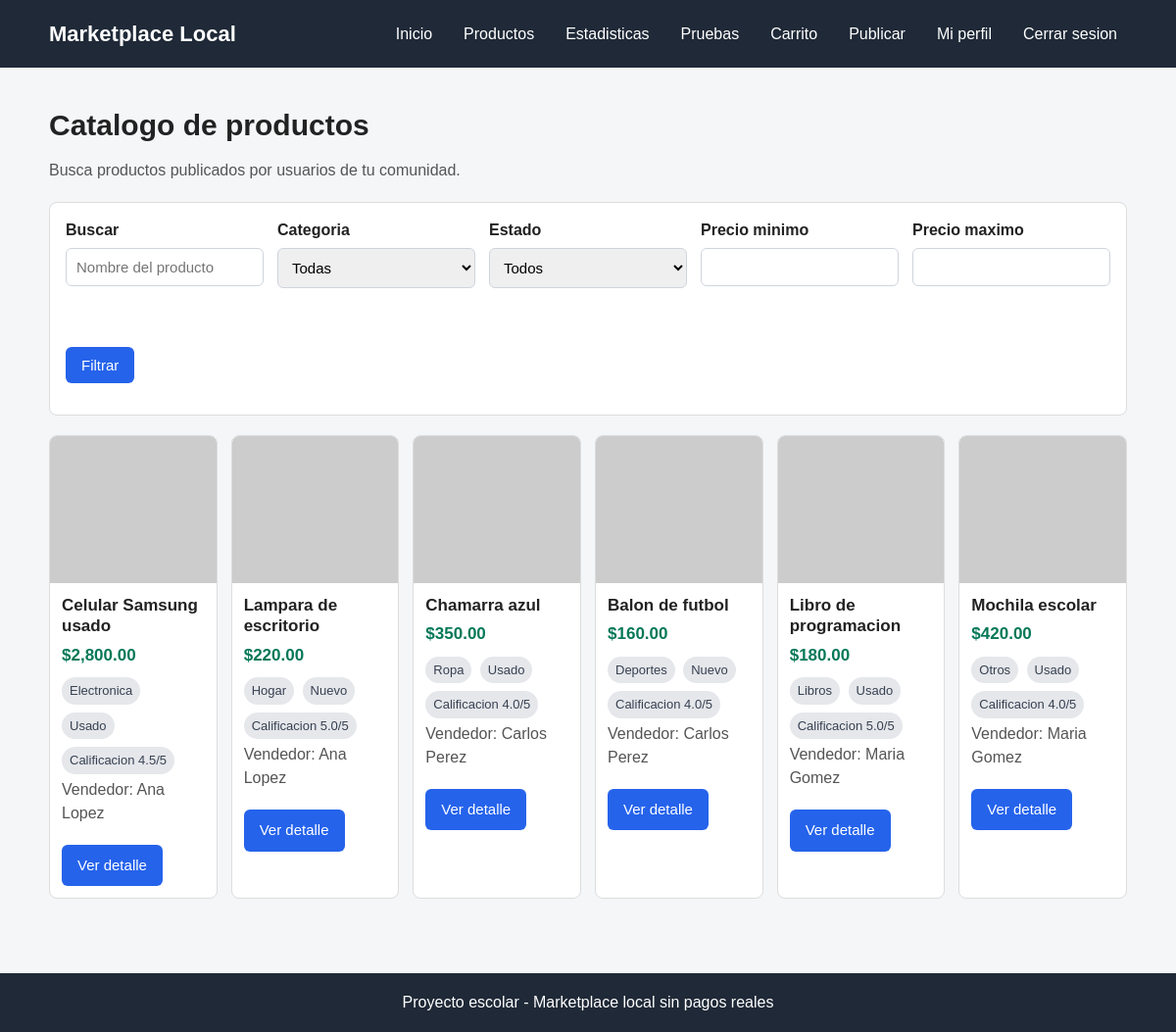
The app's page /productos.php (signed in) with its own data.
### tables this page shows
CREATE TABLE productos (
    id_producto INT AUTO_INCREMENT PRIMARY KEY,
    id_usuario INT NOT NULL,
    id_categoria INT NOT NULL,
    nombre VARCHAR(120) NOT NULL,
    descripcion TEXT NOT NULL,
    precio DECIMAL(10,2) NOT NULL,
    estado ENUM('Nuevo', 'Usado') NOT NULL,
    imagen VARCHAR(255),
    disponible TINYINT(1) DEFAULT 1,
    fecha_publicacion TIMESTAMP DEFAULT CURRENT_TIMESTAMP,
    FOREIGN KEY (id_usuario) REFERENCES usuarios(id_usuario)
        ON DELETE CASCADE,
    FOREIGN KEY (id_categoria) REFERENCES categorias(id_categoria)
        ON DELETE RESTRICT
);

CREATE TABLE categorias (
    id_categoria INT AUTO_INCREMENT PRIMARY KEY,
    nombre VARCHAR(80) NOT NULL
);

CREATE TABLE usuarios (
    id_usuario INT AUTO_INCREMENT PRIMARY KEY,
    nombre VARCHAR(100) NOT NULL,
    correo VARCHAR(100) NOT NULL UNIQUE,
    password VARCHAR(255) NOT NULL,
    telefono VARCHAR(20),
    fecha_registro TIMESTAMP DEFAULT CURRENT_TIMESTAMP
);

### productos.php (the view, shortened to what this page needs)
<?php
require_once "conexion.php";
$busqueda = isset($_GET["busqueda"]) ? trim($_GET["busqueda"]) : "";
$precio_minimo = isset($_GET["precio_minimo"]) ? $_GET["precio_minimo"] : "";
$precio_maximo = isset($_GET["precio_maximo"]) ? $_GET["precio_maximo"] : "";
$sql = "SELECT productos.*, categorias.nombre AS categoria, usuarios.nombre AS vendedor,
               calificaciones.promedio AS promedio_calificacion,
               calificaciones.total AS total_calificaciones
        FROM productos
        INNER JOIN categorias ON productos.id_categoria = categorias.id_categoria
        INNER JOIN usuarios ON productos.id_usuario = usuarios.id_usuario
        LEFT JOIN (
            SELECT id_producto, AVG(calificacion) AS promedio, COUNT(*) AS total
            FROM comentarios
            GROUP BY id_producto
        ) AS calificaciones ON productos.id_producto = calificaciones.id_producto
        WHERE productos.disponible = 1";
$sql .= " ORDER BY productos.fecha_publicacion DESC";
$consulta = $conexion->prepare($sql);
$consulta->execute();
$productos = $consulta->get_result();
?>
<!DOCTYPE html>
<html lang="es">
<head>
    <link rel="stylesheet" href="css/estilos.css">
</head>
<body>
    <header class="encabezado">
        <div class="contenedor barra-navegacion">
            <a class="logo" href="index.php">Marketplace Local</a>
            <nav>
                <ul class="menu">
                    <li><a href="index.php">Inicio</a></li>
                    <li><a href="productos.php">Productos</a></li>
                    <li><a href="estadisticas.php">Estadisticas</a></li>
                    <li><a href="pruebas.php">Pruebas</a></li>
                    <li><a href="carrito.php">Carrito</a></li>
                    <?php if (isset($_SESSION["id_usuario"])): ?>
                        <li><a href="publicar.php">Publicar</a></li>
                        <li><a href="perfil.php">Mi perfil</a></li>
                        <li><a href="logout.php">Cerrar sesion</a></li>
                    <?php else: ?>
                        <li><a href="login.php">Iniciar sesion</a></li>
                        <li><a href="registro.php">Registrarse</a></li>
                    <?php endif; ?>
                </ul>
            </nav>
        </div>
    </header>
    <main class="seccion">
        <div class="contenedor">
            <h1 class="titulo">Catalogo de productos</h1>
            <p class="texto">Busca productos publicados por usuarios de tu comunidad.</p>
            <form class="filtros" action="productos.php" method="GET">
                <div class="campo">
                    <label for="busqueda">Buscar</label>
                    <input
                        type="text"
                        id="busqueda"
                        name="busqueda"
                        value="<?php echo htmlspecialchars($busqueda); ?>"
                        placeholder="Nombre del producto"
                    >
                </div>
                <div class="campo">
                    <label for="id_categoria">Categoria</label>
                    <select id="id_categoria" name="id_categoria">
                        <option value="">Todas</option>
                    </select>
                </div>
                <div class="campo">
                    <label for="estado">Estado</label>
                    <select id="estado" name="estado">
                        <option value="">Todos</option>
                    </select>
                </div>
                <div class="campo">
                    <label for="precio_minimo">Precio minimo</label>
                    <input
                        type="number"
                        id="precio_minimo"
                        name="precio_minimo"
                        min="0"
                        step="0.01"
                        value="<?php echo htmlspecialchars($precio_minimo); ?>"
                    >
                </div>
                <div class="campo">
                    <label for="precio_maximo">Precio maximo</label>
                    <input
                        type="number"
                        id="precio_maximo"
                        name="precio_maximo"
                        min="0"
                        step="0.01"
                        value="<?php echo htmlspecialchars($precio_maximo); ?>"
                    >
                </div>
                <div class="campo">
                    <label>&nbsp;</label>
                    <button type="submit">Filtrar</button>
                </div>
            </form>
            <div class="grid-productos">
                <?php if ($productos->num_rows > 0): ?>
                    <?php while ($producto = $productos->fetch_assoc()): ?>
                        <article class="tarjeta-producto">
                            <?php if (!empty($producto["imagen"])): ?>
                                <img
                                    src="img/productos/<?php echo htmlspecialchars($producto["imagen"]); ?>"
                                    alt="<?php echo htmlspecialchars($producto["nombre"]); ?>"
                                >
                            <?php else: ?>
                                <img src="https://via.placeholder.com/400x300?text=Sin+imagen" alt="Sin imagen">
                            <?php endif; ?>
                            <div class="contenido-producto">
                                <h2><?php echo htmlspecialchars($producto["nombre"]); ?></h2>
                                <p class="precio">$<?php echo number_format($producto["precio"], 2); ?></p>
                                <span class="etiqueta"><?php echo htmlspecialchars($producto["categoria"]); ?></span>
                                <span class="etiqueta"><?php echo htmlspecialchars($producto["estado"]); ?></span>
                                <?php if ($producto["total_calificaciones"] > 0): ?>
                                    <span class="etiqueta">Calificacion <?php echo number_format($producto["promedio_calificacion"], 1); ?>/5</span>
                                <?php else: ?>
                                    <span class="etiqueta">Sin calificaciones</span>
                                <?php endif; ?>
                                <p class="texto">
                                    Vendedor: <?php echo htmlspecialchars($producto["vendedor"]); ?>
                                </p>
                                <a class="boton" href="detalle.php?id=<?php echo $producto["id_producto"]; ?>">
                                    Ver detalle
                                </a>
                            </div>
                        </article>
                    <?php endwhile; ?>
                <?php else: ?>
                    <p class="texto">No se encontraron productos con esos filtros.</p>
                <?php endif; ?>
            </div>
        </div>
    </main>
    <footer class="pie">
        <div class="contenedor">
            <p>Proyecto escolar - Marketplace local sin pagos reales</p>
        </div>
    </footer>
</body>
</html>

### css/estilos.css (style rules this page uses)
* { box-sizing: border-box; margin: 0; padding: 0; }
body { background-color: #f4f6f8; color: #222; font-family: Arial, Helvetica, sans-serif; line-height: 1.5; }
a { color: inherit; text-decoration: none; }
img { max-width: 100%; display: block; }
.contenedor { width: min(1100px, 92%); margin: 0 auto; }
.encabezado { background-color: #1f2937; color: #fff; padding: 18px 0; }
.barra-navegacion { align-items: center; display: flex; flex-wrap: wrap; gap: 16px; justify-content: space-between; }
.logo { font-size: 22px; font-weight: bold; }
.menu { display: flex; flex-wrap: wrap; gap: 12px; list-style: none; }
.menu a { border-radius: 6px; padding: 8px 10px; }
.seccion { padding: 36px 0; }
.titulo { font-size: 30px; margin-bottom: 12px; }
.texto { color: #555; margin-bottom: 20px; }
.boton, button, input[type="submit"] { background-color: #2563eb; border: none; border-radius: 6px; color: #fff; cursor: pointer; display: inline-block; font-size: 15px; padding: 10px 16px; }
.campo { margin-bottom: 16px; }
.campo label { display: block; font-weight: bold; margin-bottom: 6px; }
.campo input, .campo textarea, .campo select { border: 1px solid #cfd4dc; border-radius: 6px; font-size: 15px; padding: 10px; width: 100%; }
.grid-productos { display: grid; gap: 14px; grid-template-columns: repeat(auto-fit, minmax(170px, 1fr)); margin-top: 20px; }
.tarjeta-producto { background-color: #fff; border: 1px solid #ddd; border-radius: 8px; overflow: hidden; }
.tarjeta-producto img { aspect-ratio: 1 / 1; background-color: #eef1f5; height: 150px; object-fit: cover; object-position: center; width: 100%; }
.contenido-producto { padding: 12px; }
.contenido-producto h2, .contenido-producto h3 { font-size: 17px; line-height: 1.25; margin-bottom: 6px; }
.precio { color: #047857; font-size: 17px; font-weight: bold; margin: 6px 0; }
.etiqueta { background-color: #e5e7eb; border-radius: 999px; color: #374151; display: inline-block; font-size: 13px; margin: 4px 4px 4px 0; padding: 4px 8px; }
.filtros { background-color: #fff; border: 1px solid #ddd; border-radius: 8px; display: grid; gap: 14px; grid-template-columns: repeat(auto-fit, minmax(170px, 1fr)); margin-top: 20px; padding: 16px; }
.pie { background-color: #1f2937; color: #fff; margin-top: 40px; padding: 18px 0; text-align: center; }

### records on screen
productos: nombre "Celular Samsung usado", precio "2,800.00", id_categoria.nombre "Electronica", estado "Usado", promedio_calificacion "4.5", id_usuario.nombre "Ana Lopez"
productos: nombre "Lampara de escritorio", precio "220.00", id_categoria.nombre "Hogar", estado "Nuevo", promedio_calificacion "5.0", id_usuario.nombre "Ana Lopez"
productos: nombre "Chamarra azul", precio "350.00", id_categoria.nombre "Ropa", estado "Usado", promedio_calificacion "4.0", id_usuario.nombre "Carlos Perez"
productos: nombre "Balon de futbol", precio "160.00", id_categoria.nombre "Deportes", estado "Nuevo", promedio_calificacion "4.0", id_usuario.nombre "Carlos Perez"
productos: nombre "Libro de programacion", precio "180.00", id_categoria.nombre "Libros", estado "Usado", promedio_calificacion "5.0", id_usuario.nombre "Maria Gomez"
productos: nombre "Mochila escolar", precio "420.00", id_categoria.nombre "Otros", estado "Usado", promedio_calificacion "4.0", id_usuario.nombre "Maria Gomez"
